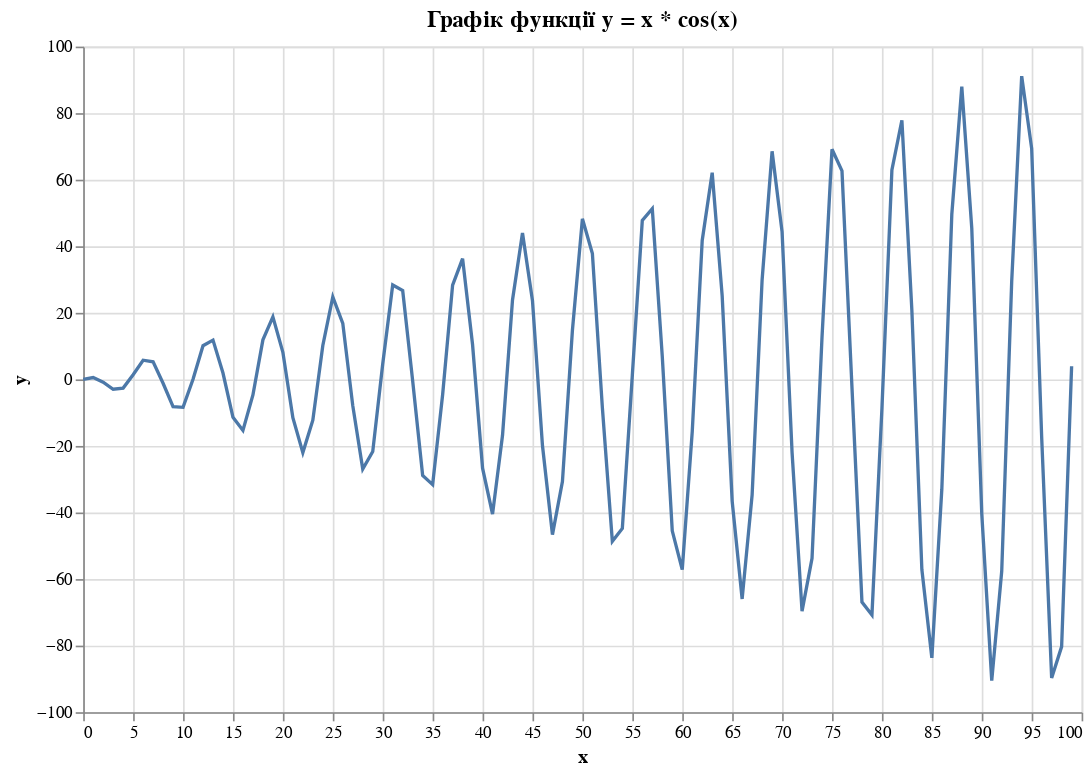

Notebook cell for this chart:
### Code cell
# Генерація даних
x_values = np.arange(0, 100, 1)
y_values = x_values * np.cos(x_values)
data = pd.DataFrame({'x': x_values, 'y': y_values})

# Побудова лінійної діаграми
chart = alt.Chart(data).mark_line().encode(
    x='x:Q',
    y='y:Q'
).properties(
    width=600,
    height=400,
    title='Графік функції y = x * cos(x)'
).configure_axis(
    titleFontSize=12,
    labelFontSize=10
).configure_title(
    fontSize=14
)
chart

### Figure 1 — Vega-Lite specification as saved in the notebook (floating-point values rounded to 4 significant figures)
{"config": {"view": {"continuousWidth": 300, "continuousHeight": 300}, "axis": {"labelFontSize": 10, "titleFontSize": 12}, "title": {"fontSize": 14}}, "data": {"name": "data-6012eb65c1bf9af55708b2f60bb509b1"}, "mark": {"type": "line"}, "encoding": {"x": {"field": "x", "type": "quantitative"}, "y": {"field": "y", "type": "quantitative"}}, "height": 400, "title": "Графік функції y = x * cos(x)", "width": 600, "$schema": "https://vega.github.io/schema/vega-lite/v5.15.1.json", "datasets": {"data-6012eb65c1bf9af55708b2f60bb509b1": [{"x": 0, "y": 0.0}, {"x": 1, "y": 0.5403}, {"x": 2, "y": -0.8323}, {"x": 3, "y": -2.97}, {"x": 4, "y": -2.615}, {"x": 5, "y": 1.418}, {"x": 6, "y": 5.761}, {"x": 7, "y": 5.277}, {"x": 8, "y": -1.164}, {"x": 9, "y": -8.2}, {"x": 10, "y": -8.391}, {"x": 11, "y": 0.04868}, {"x": 12, "y": 10.13}, {"x": 13, "y": 11.8}, {"x": 14, "y": 1.914}, {"x": 15, "y": -11.4}, {"x": 16, "y": -15.32}, {"x": 17, "y": -4.678}, {"x": 18, "y": 11.89}, {"x": 19, "y": 18.79}, {"x": 20, "y": 8.162}, {"x": 21, "y": -11.5}, {"x": 22, "y": -22.0}, {"x": 23, "y": -12.26}, {"x": 24, "y": 10.18}, {"x": 25, "y": 24.78}, {"x": 26, "y": 16.82}, {"x": 27, "y": -7.888}, {"x": 28, "y": -26.95}, {"x": 29, "y": -21.69}, {"x": 30, "y": 4.628}, {"x": 31, "y": 28.36}, {"x": 32, "y": 26.7}, {"x": 33, "y": -0.4381}, {"x": 34, "y": -28.85}, {"x": 35, "y": -31.63}, {"x": 36, "y": -4.607}, {"x": 37, "y": 28.32}, {"x": 38, "y": 36.29}, {"x": 39, "y": 10.4}, {"x": 40, "y": -26.68}, {"x": 41, "y": -40.48}, {"x": 42, "y": -16.8}, {"x": 43, "y": 23.87}, {"x": 44, "y": 43.99}, {"x": 45, "y": 23.64}, {"x": 46, "y": -19.88}, {"x": 47, "y": -46.64}, {"x": 48, "y": -30.73}, {"x": 49, "y": 14.73}, {"x": 50, "y": 48.25}, {"x": 51, "y": 37.85}, {"x": 52, "y": -8.476}, {"x": 53, "y": -48.67}, {"x": 54, "y": -44.78}, {"x": 55, "y": 1.217}, {"x": 56, "y": 47.78}, {"x": 57, "y": 51.29}, {"x": 58, "y": 6.912}, {"x": 59, "y": -45.49}, {"x": 60, "y": -57.14}, {"x": 61, "y": -15.74}, {"x": 62, "y": 41.76}, {"x": 63, "y": 62.11}, {"x": 64, "y": 25.08}, {"x": 65, "y": -36.56}, {"x": 66, "y": -65.98}, {"x": 67, "y": -34.69}, {"x": 68, "y": 29.93}, {"x": 69, "y": 68.54}, {"x": 70, "y": 44.33}, {"x": 71, "y": -21.94}, {"x": 72, "y": -69.64}, {"x": 73, "y": -53.74}, {"x": 74, "y": 12.71}, {"x": 75, "y": 69.13}, {"x": 76, "y": 62.65}, {"x": 77, "y": -2.385}, {"x": 78, "y": -66.91}, {"x": 79, "y": -70.78}, {"x": 80, "y": -8.831}, {"x": 81, "y": 62.91}, {"x": 82, "y": 77.87}, {"x": 83, "y": 20.71}, {"x": 84, "y": -57.12}, {"x": 85, "y": -83.67}, {"x": 86, "y": -33.0}, {"x": 87, "y": 49.57}, {"x": 88, "y": 87.94}, {"x": 89, "y": 45.41}, {"x": 90, "y": -40.33}, {"x": 91, "y": -90.49}, {"x": 92, "y": -57.63}, {"x": 93, "y": 29.52}, {"x": 94, "y": 91.13}, {"x": 95, "y": 69.37}, {"x": 96, "y": -17.32}, {"x": 97, "y": -89.74}, {"x": 98, "y": -80.29}, {"x": 99, "y": 3.942}]}}
